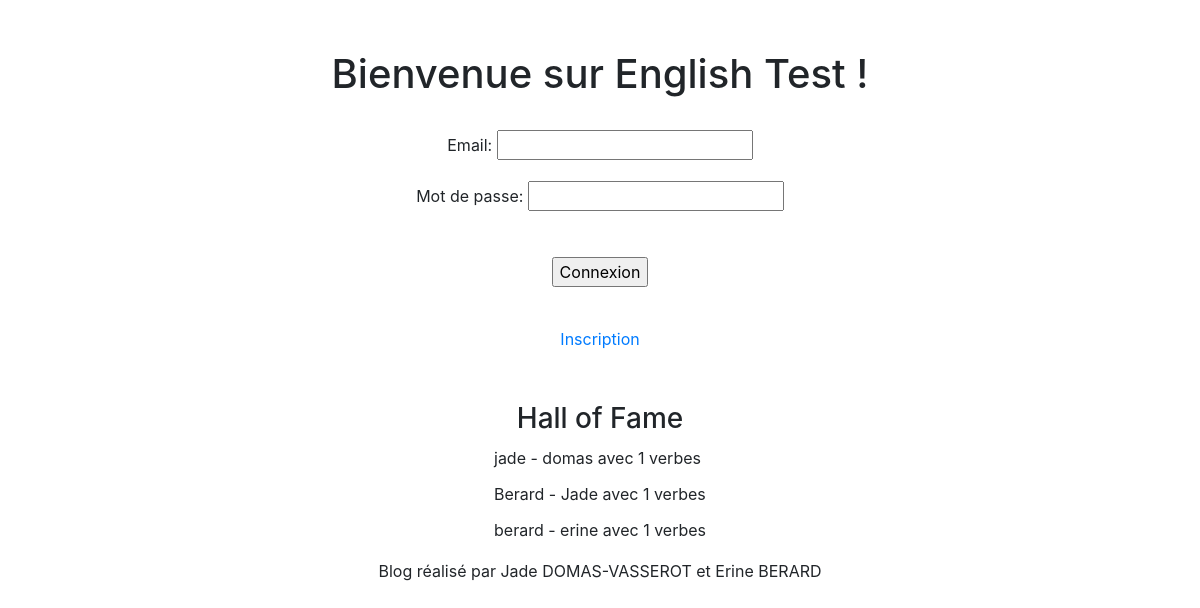
/index/, run on an earlier commit of the app's database.
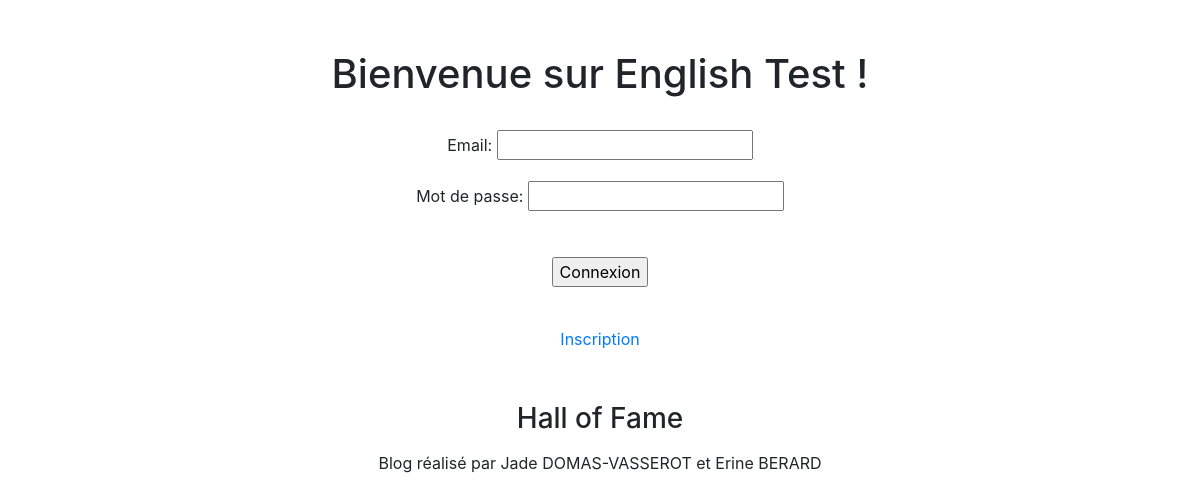
And on a later commit of the database.
### english_test/models.py (models this page shows, shortened)
class Joueur(models.Model):
    email = models.CharField(max_length=200)
    nom = models.CharField(max_length=100)
    prenom = models.CharField(max_length=100)
    motDePasse = models.CharField(max_length=20)
    idVille = models.ForeignKey('Ville', on_delete=models.PROTECT)
    niveau = models.IntegerField()

### english_test/views.py (the view)
# urls.py: path('index/', views.accueil, name="accueil"),
def accueil(request):
    bestUser = Joueur.objects.all().order_by('-niveau')[:5]
    if request.method == 'POST':
        form = ConnexionForm(request.POST)
        if form.is_valid():
            email = form.cleaned_data['email']
            motDePasse = form.cleaned_data['motDePasse']
            user = Joueur.objects.filter(email=email, motDePasse=motDePasse).first()
            if user is not None:
                partie = Partie(idJoueur_id=user.id, score=0)
                partie.save()
                last_game = Partie.objects.filter(idJoueur=user.id).order_by('-id').first()
                if last_game:
                    return redirect('/jeu/{}'.format(partie.id))
                else:
                    return redirect('index')
            else:
                form.add_error(None, "L'adresse email ou le mot de passe est incorrect.")
    else:
        form = ConnexionForm()
    return render(request, 'index.html', {'form': form, 'bestUser': bestUser})

### english_test/form.py
class ConnexionForm(forms.Form):
    email = forms.CharField(max_length=200, label="Email",
                            widget=forms.EmailInput(
                            ), validators=[validators.validate_email], required=True)
    motDePasse = forms.CharField(max_length=20, label="Mot de passe",
                                 widget=forms.PasswordInput(
                                 ), required=True)

### templates/index.html (shortened to what this page needs)
<html>
<head>
  <link rel="stylesheet" href="https://stackpath.bootstrapcdn.com/bootstrap/4.3.1/css/bootstrap.min.css"
>
  <link href="/static/css/style.css" rel="stylesheet">
</head>
<body>
  <div class="container">
    <div class="textcenter">
      <h1>Bienvenue sur English Test !</h1>
      <br />
      <form method="post" action="{%  url 'accueil' %}" novalidate>
            {{ form.as_p}}
            <input type="submit" value="Connexion" class="submitBtn">
         </form>
      <br />
      <a href="/inscription">Inscription</a>
      <br />
      <br />
      <br />
      <div class="center">
        <table>
          <tr>
            <td colspan="2" style="text-align: center;">
              <h3>Hall of Fame</h3>
            </td>
          </tr>
          <tr>
           <td>
               {% for joueur in bestUser %}
                <p>{{ joueur.nom }} - {{ joueur.prenom }} avec {{joueur.niveau }} verbes</p>
               {% endfor %}
            </td>
          </tr>
        </table>
      </div>
    </div>
  </div>
 <footer class="center" id="footer">
        Blog réalisé par Jade DOMAS-VASSEROT et Erine BERARD
    </footer>
</body>
</html>

### static/css/style.css (style rules this page uses)
html { font-family: 'Roboto', sans-serif; padding-top: 50px; }
.textcenter { text-align: center; }
.center { display: flex; flex-direction: column; align-items: center; }
input[type="submit"] { margin-top: 25px; }
table { border-collapse: separate; }

What changed in the data, as far as the page shows it:
removed Joueur: nom "jade", prenom "domas", niveau "1"
removed Joueur: nom "Berard", prenom "Jade", niveau "1"
removed Joueur: nom "berard", prenom "erine", niveau "1"
